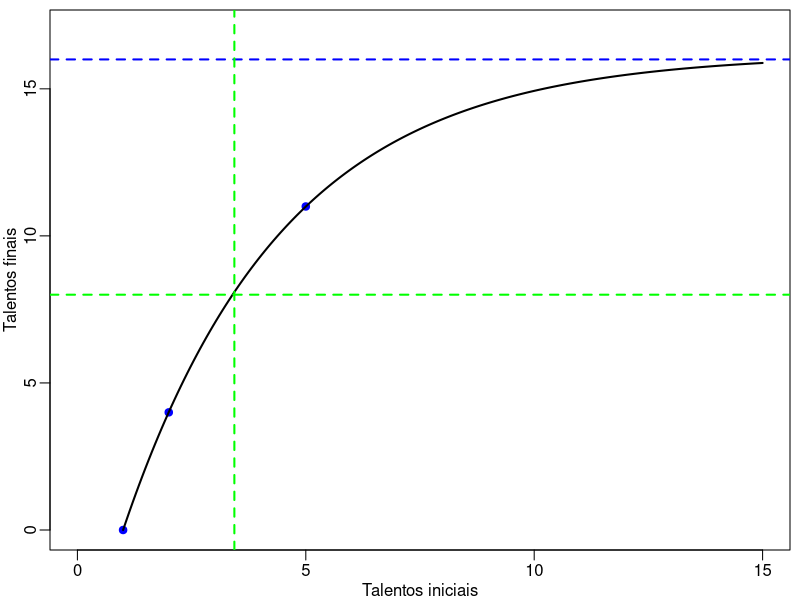
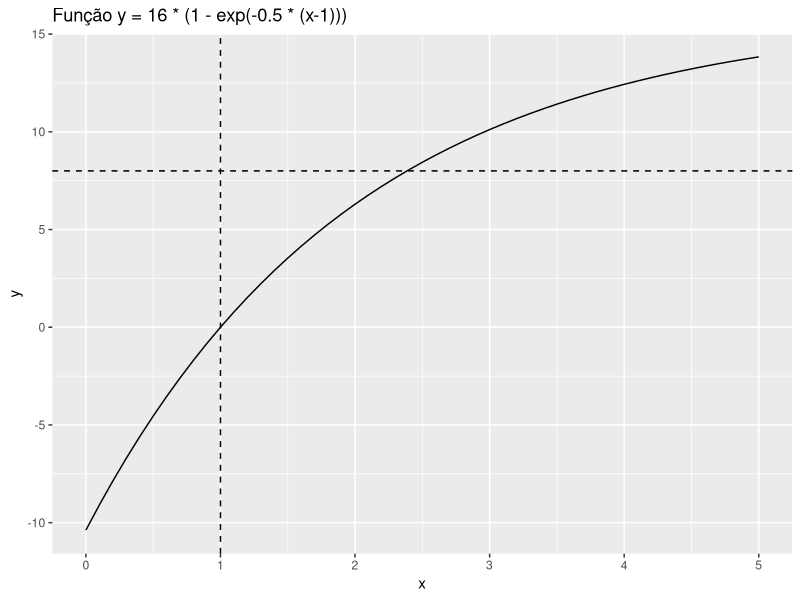
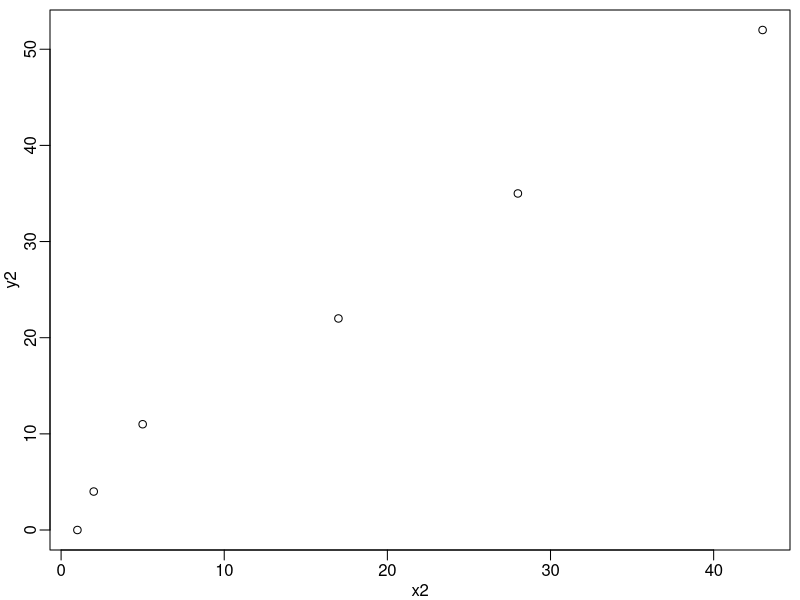
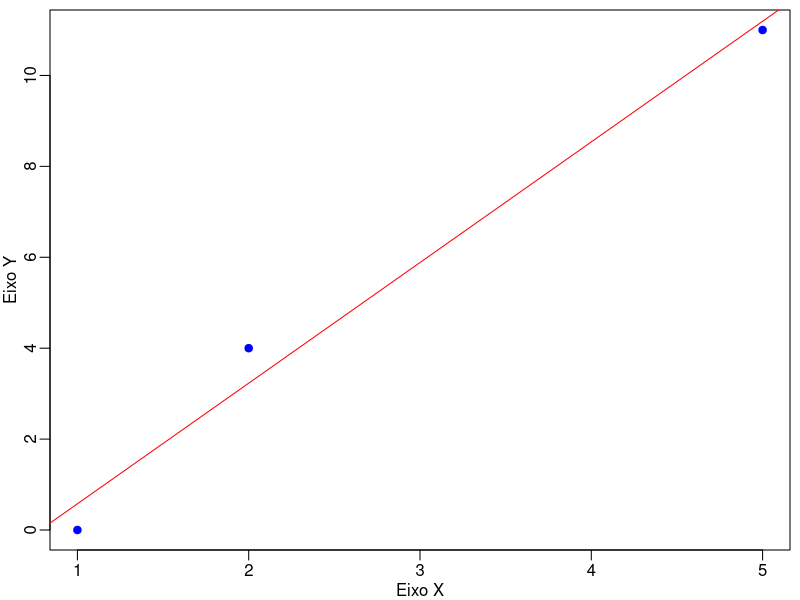

Write the R code that produced these figures, in order.
################
# Definir os dados de entrada
x <- c(1,2,5)
y <- c(0,4,11)

gold <- (1+sqrt(5))/2
gold

# Defina a função de modelo
# O valor 15 é a assintota: 10+4+1
# Mas poderia ser 16, visto que é um potencial,
# ou seja, pode aparecer mais daqueles que recebem 1 talento
# Em outras palavras, 15 talentos ele já tem.
# Para ser potencial, deve ser 16 ou gold*10

model_function <- function(a, x) {
  gold * 10 * (1 - exp(-a * (x-1)))
}

# Ajustar o modelo usando a função nls
fit <- nls(y ~ model_function(a,  x), 
           start = list(a = 0.8))
# Imprima os parâmetros ótimos
coef(fit)

# Gerar previsões para 100 valores de x entre 1 e 10
x_pred <- data.frame(x = seq(from = 1, to = 15, length.out = 200))
y_pred <- predict(fit, x_pred)
# Plot dos dados reais e dos valores previstos
par(mar=c(2.5,2.5,0.5,0.5), mgp=c(1.5,0.5,0))
plot(x, y, col = "blue", pch = 20, cex = 1.5, 
     xlim = c(0,15),ylim = c(0,17),
     xlab = 'Talentos iniciais',
     ylab = 'Talentos finais')
lines(x_pred$x, y_pred, col = "black",lwd=2)
abline(h=16,lty=2,lwd=2,col='blue')
abline(h=8,lty=2,lwd=2,col='green')
abline(v=log(2)/coef(fit) + 1,lty=2,lwd=2,col='green')
# livro do Pinheiro pg 511 (half-life t0.5) 
coef(fit)
log(2)/(coef(fit))
# predizendo o valor de talentos para a meia vida
predict(fit, data.frame(x=c(2.436051 + 1)))
# quanto maior x, mais a predição se aproxima da assintota
# x=50, y=15.99999
predict(fit, data.frame(x=c(50)))
#O que importa aqui, não são os valores, mas sim a função
round(predict(fit, data.frame(x)),2)

##########################################
library(ggplot2)

# cria um vetor com valores de x entre 0 e 5
x <- seq(0, 5, by = 0.1)

# calcula os valores de y para cada valor de x
y <- 16 * (1 - exp(-0.5 * (x - 1)))

# cria um data frame com os valores de x e y
df <- data.frame(x = x, y = y)

# cria o gráfico utilizando ggplot2
ggplot(df, aes(x, y)) +
  geom_line() +
  geom_hline(yintercept = 8, linetype = "dashed") +
  geom_vline(xintercept = 1, linetype = "dashed") +
  labs(x = "x", y = "y") +
  ggtitle("Função y = 16 * (1 - exp(-0.5 * (x-1)))")



(coef(fit)*gold) / ((log(2)/(coef(fit)))/gold)


x2 <- c(1, 2, 5, 17, 28, 43 )
y2 <- c(0, 4, 11, 22, 35,52)
plot(y2~x2)

x <- c(1,2,5)
y <- c(0,4,11)
df <- data.frame(x, y)
par(mar=c(2.5,2.5,0.5,0.5), mgp=c(1.5,0.5,0))
plot(df$x, df$y, col = "blue", pch = 19, 
     xlab = "Eixo X", 
     ylab = "Eixo Y")
modelo <- lm(y ~ x, data = df)
abline(modelo, col = "red")






